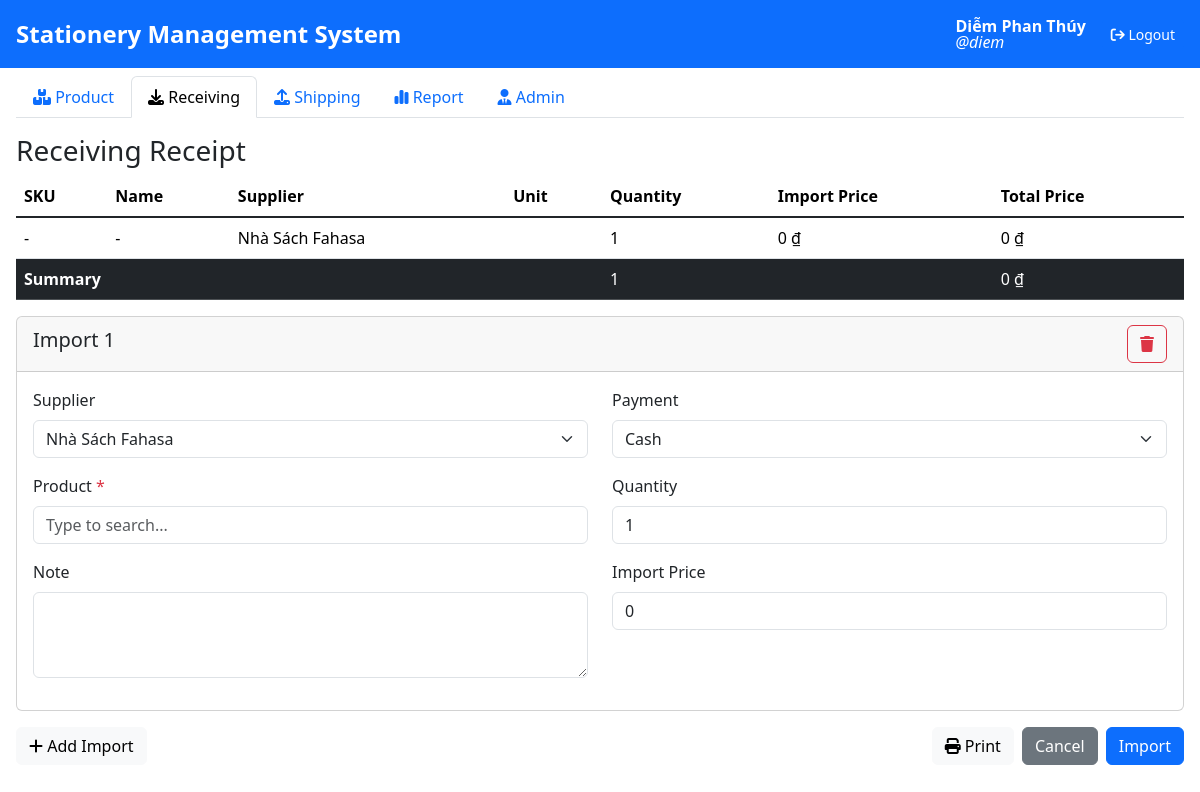
Screenshot of /imports/add/ (signed in) with the database file from the repository.
### stationery/models.py (models this page shows, shortened)
class User(AbstractUser):
    user_id = models.AutoField(primary_key=True, auto_created=True)
    username = models.CharField(max_length=150, unique=True)
    email = models.EmailField(max_length=256, unique=True)
    role = models.CharField(
        max_length=50, choices=UserRole.choices, default=UserRole.USER)
    first_name = models.CharField(max_length=150, blank=True)
    last_name = models.CharField(max_length=150, blank=True)
    objects = UserManager()
    is_staff = models.BooleanField(default=True)
    is_superuser = models.BooleanField(default=True)
    is_active = models.BooleanField(default=True)

### stationery/views.py (the view, shortened to what this page needs)
# urls.py: path('imports/add/', add_import, name='add_import'),
@login_required
def add_import(request):
    count = int(request.GET.get('count', 1))
    ImportFormSet = formset_factory(ImportForm, extra=count)
    formset = None
    errors = None
    payment_methods = PaymentMethod.choices
    context = {
        'forms': formset or ImportFormSet(),
        'payments': payment_methods,
        'errors': errors
    }
    return render(request, 'imports/add_import.html', context)

### stationery/forms.py
class ImportForm(forms.Form):
    suppliers = forms.ModelChoiceField(
        queryset=Supplier.objects.all(),
        label="Supplier",
        widget=forms.Select(),
        required=True
    )
    products = forms.ModelChoiceField(
        queryset=Product.objects.all(),
        label="Product",
        widget=forms.Select(),
        empty_label="Select a product",
        required=True
    )
    note = forms.CharField(
        label="Note",
        widget=forms.Textarea(),
        required=False
    )
    payments = forms.ChoiceField(
        choices=PaymentMethod.choices,
        label="Payment",
        widget=forms.Select(),
        required=True
    )
    quantity = forms.IntegerField(
        label="Quantity",
        widget=forms.NumberInput(),
        required=True
    )
    import_price = forms.DecimalField(
        label="Import price",
        widget=forms.NumberInput(),
        required=True
    )

### stationery/models.py (called while the page is built)
    def __str__(self):
        return f"[{self.sku}] {self.name}"

### stationery/templates/imports/add_import.html (shortened to what this page needs)
{% extends 'base.html' %}
{% block content %}
  <h3>Receiving Receipt</h3>
  {% include 'imports/partials/import_summary_table.html' %}
  <form method="post">
    <div id="fi-container">
      {% for form in forms %}
        {% include 'imports/partials/import_form.html' with form=form index=forloop.counter %}
      {% endfor %}
    </div>
    <div class="d-flex justify-content-between no-print mt-3">
      <div class="d-flex gap-2">
        <div class="btn btn-light" id="fi-add-count">
          <i class="fa-solid fa-plus"></i>
          <span>Add Import</span>
        </div>
      </div>
      <div class="d-flex gap-2">
        <button class="btn btn-light" id="fi-print">
          <i class="fa-solid fa-print"></i>
          <span>Print</span>
        </button>
        <a href="/imports/" class="btn btn-secondary">Cancel</a>
        <button type="submit" class="btn btn-primary">Import</button>
      </div>
    </div>
  </form>
{% endblock %}

### stationery/templates/base.html (shortened to what this page needs)
{% load static %}
<!DOCTYPE html>
<html lang="en">
  <head>
    <link href="https://cdn.jsdelivr.net/npm/bootstrap@5.3.3/dist/css/bootstrap.min.css"
          rel="stylesheet"
 />
    <link rel="stylesheet"
          href="https://cdnjs.cloudflare.com/ajax/libs/font-awesome/6.7.1/css/all.min.css"
 />
  </head>
  <body>
    <nav class="text-bg-primary h-10 p-3 d-flex justify-content-between align-items-center position-sticky top-0 z-3 no-print">
      <div class="fw-semibold fs-4">
        {% block heading %}Stationery Management System{% endblock %}
      </div>
      <div class="d-flex align-items-center gap-3">
        <div class="d-flex flex-column lh-1">
          <b class="fs-6">{{ user.first_name }} {{ user.last_name }}</b>
          <i class="fs-6">@{{ user.username }}</i>
        </div>
        <span>
          <form action="{% url 'logout' %}" method="post" class="d-inline">
            <button type="submit" class="btn btn-primary btn-sm">
              <i class="fa-solid fa-arrow-right-from-bracket"></i>
              <span>Logout</span>
            </button>
          </form>
        </span>
      </div>
    </nav>
    <div class="px-3 pt-2 no-print">
      <ul class="nav nav-tabs">
        <li class="nav-item">
          <a class="nav-link {% if '/products/' in request.path or request.path == '/' %}active{% endif %}"
             href="/products/">
            <i class="fa-solid fa-boxes-stacked"></i>
            <span>Product</span>
          </a>
        </li>
        <li class="nav-item">
          <a class="nav-link {% if '/imports/' in request.path %}active{% endif %}"
             href="/imports/">
            <i class="fa-solid fa-download"></i>
            <span>Receiving</span>
          </a>
        </li>
        <li class="nav-item">
          <a class="nav-link {% if '/exports/' in request.path %}active{% endif %}"
             href="/exports/">
            <i class="fa-solid fa-upload"></i>
            <span>Shipping</span>
          </a>
        </li>
        <li class="nav-item">
          <a class="nav-link {% if request.path == '/report/' %}active{% endif %}"
             href="/report/">
            <i class="fa-solid fa-chart-simple"></i>
            <span>Report</span>
          </a>
        </li>
        {% if user.role != 'user' %}
          <li class="nav-item">
            <a class="nav-link" href="/admin/">
              <i class="fa-solid fa-user-tie"></i>
              <span>Admin</span>
            </a>
          </li>
        {% endif %}
      </ul>
    </div>
    <div class="p-3">
      {% block content %}{% endblock %}
    </div>
  </body>
</html>

### stationery/templates/base.html (style rules this page uses)
.no-print { display: none !important; }

### rows the page displays
User: first_name "Diễm", last_name "Phan Thúy", username "diem"

### other values shown
{{ index }} "1"
form field value "Nhà Sách Fahasa"
form field value "Cash"
